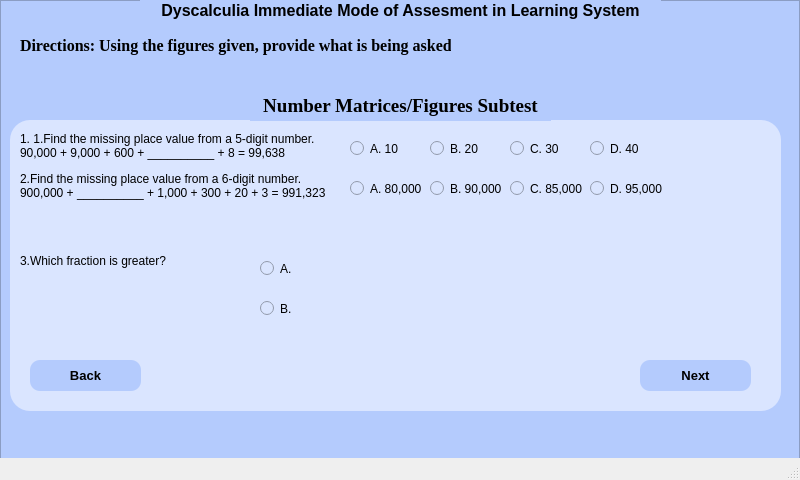
<?xml version="1.0" encoding="UTF-8"?>
<ui version="4.0">
 <class>MainWindow</class>
 <widget class="QMainWindow" name="MainWindow">
  <property name="geometry">
   <rect>
    <x>0</x>
    <y>0</y>
    <width>800</width>
    <height>480</height>
   </rect>
  </property>
  <property name="windowTitle">
   <string>MainWindow</string>
  </property>
  <widget class="QWidget" name="centralwidget">
   <widget class="QFrame" name="frame">
    <property name="geometry">
     <rect>
      <x>0</x>
      <y>0</y>
      <width>800</width>
      <height>480</height>
     </rect>
    </property>
    <property name="styleSheet">
     <string notr="true">background-color: rgb(180, 203, 253);</string>
    </property>
    <property name="frameShape">
     <enum>QFrame::StyledPanel</enum>
    </property>
    <property name="frameShadow">
     <enum>QFrame::Raised</enum>
    </property>
    <widget class="QFrame" name="frame_2">
     <property name="geometry">
      <rect>
       <x>10</x>
       <y>120</y>
       <width>771</width>
       <height>291</height>
      </rect>
     </property>
     <property name="styleSheet">
      <string notr="true">background-color: rgb(218, 229, 255);
border-radius: 20px;</string>
     </property>
     <property name="frameShape">
      <enum>QFrame::StyledPanel</enum>
     </property>
     <property name="frameShadow">
      <enum>QFrame::Raised</enum>
     </property>
     <widget class="QLabel" name="label_5">
      <property name="geometry">
       <rect>
        <x>10</x>
        <y>10</y>
        <width>741</width>
        <height>31</height>
       </rect>
      </property>
      <property name="text">
       <string>1. 1.Find the missing place value from a 5-digit number.
90,000 + 9,000 + 600 + __________ + 8 = 99,638</string>
      </property>
     </widget>
     <widget class="QLabel" name="label_6">
      <property name="geometry">
       <rect>
        <x>10</x>
        <y>50</y>
        <width>741</width>
        <height>31</height>
       </rect>
      </property>
      <property name="text">
       <string>2.Find the missing place value from a 6-digit number.
900,000 + __________ + 1,000 + 300 + 20 + 3 = 991,323</string>
      </property>
     </widget>
     <widget class="QLabel" name="label_7">
      <property name="geometry">
       <rect>
        <x>10</x>
        <y>130</y>
        <width>261</width>
        <height>21</height>
       </rect>
      </property>
      <property name="text">
       <string>3.Which fraction is greater?</string>
      </property>
     </widget>
     <widget class="QPushButton" name="pushButton_2">
      <property name="geometry">
       <rect>
        <x>630</x>
        <y>240</y>
        <width>111</width>
        <height>31</height>
       </rect>
      </property>
      <property name="font">
       <font>
        <pointsize>10</pointsize>
        <weight>75</weight>
        <bold>true</bold>
        <kerning>true</kerning>
       </font>
      </property>
      <property name="cursor">
       <cursorShape>PointingHandCursor</cursorShape>
      </property>
      <property name="acceptDrops">
       <bool>false</bool>
      </property>
      <property name="styleSheet">
       <string notr="true">background-color: rgb(180, 203, 253);
border-radius: 10px;</string>
      </property>
      <property name="text">
       <string>Next</string>
      </property>
      <property name="autoDefault">
       <bool>false</bool>
      </property>
     </widget>
     <widget class="QPushButton" name="pushButton">
      <property name="geometry">
       <rect>
        <x>20</x>
        <y>240</y>
        <width>111</width>
        <height>31</height>
       </rect>
      </property>
      <property name="font">
       <font>
        <pointsize>10</pointsize>
        <weight>75</weight>
        <bold>true</bold>
       </font>
      </property>
      <property name="cursor">
       <cursorShape>PointingHandCursor</cursorShape>
      </property>
      <property name="styleSheet">
       <string notr="true">background-color: rgb(180, 203, 253);
border-radius: 10px;</string>
      </property>
      <property name="text">
       <string>Back</string>
      </property>
     </widget>
     <widget class="QRadioButton" name="radioButton_9">
      <property name="geometry">
       <rect>
        <x>340</x>
        <y>20</y>
        <width>82</width>
        <height>17</height>
       </rect>
      </property>
      <property name="text">
       <string>A. 10</string>
      </property>
     </widget>
     <widget class="QRadioButton" name="radioButton_10">
      <property name="geometry">
       <rect>
        <x>420</x>
        <y>20</y>
        <width>82</width>
        <height>17</height>
       </rect>
      </property>
      <property name="text">
       <string>B. 20</string>
      </property>
     </widget>
     <widget class="QRadioButton" name="radioButton_11">
      <property name="geometry">
       <rect>
        <x>500</x>
        <y>20</y>
        <width>82</width>
        <height>17</height>
       </rect>
      </property>
      <property name="text">
       <string>C. 30</string>
      </property>
     </widget>
     <widget class="QRadioButton" name="radioButton_12">
      <property name="geometry">
       <rect>
        <x>580</x>
        <y>20</y>
        <width>82</width>
        <height>17</height>
       </rect>
      </property>
      <property name="text">
       <string>D. 40</string>
      </property>
     </widget>
     <widget class="QRadioButton" name="radioButton">
      <property name="geometry">
       <rect>
        <x>340</x>
        <y>60</y>
        <width>82</width>
        <height>17</height>
       </rect>
      </property>
      <property name="text">
       <string>A. 80,000</string>
      </property>
     </widget>
     <widget class="QRadioButton" name="radioButton_2">
      <property name="geometry">
       <rect>
        <x>420</x>
        <y>60</y>
        <width>82</width>
        <height>17</height>
       </rect>
      </property>
      <property name="text">
       <string>B. 90,000</string>
      </property>
     </widget>
     <widget class="QRadioButton" name="radioButton_3">
      <property name="geometry">
       <rect>
        <x>500</x>
        <y>60</y>
        <width>82</width>
        <height>17</height>
       </rect>
      </property>
      <property name="text">
       <string>C. 85,000</string>
      </property>
     </widget>
     <widget class="QRadioButton" name="radioButton_4">
      <property name="geometry">
       <rect>
        <x>580</x>
        <y>60</y>
        <width>82</width>
        <height>17</height>
       </rect>
      </property>
      <property name="text">
       <string>D. 95,000</string>
      </property>
     </widget>
     <widget class="QLabel" name="label_8">
      <property name="geometry">
       <rect>
        <x>340</x>
        <y>120</y>
        <width>351</width>
        <height>101</height>
       </rect>
      </property>
      <property name="text">
       <string/>
      </property>
      <property name="pixmap">
       <pixmap resource="../FIGURES/3.1.png">:/3.1/3.1.jpg</pixmap>
      </property>
      <property name="scaledContents">
       <bool>true</bool>
      </property>
     </widget>
     <widget class="QRadioButton" name="radioButton_5">
      <property name="geometry">
       <rect>
        <x>250</x>
        <y>140</y>
        <width>31</width>
        <height>17</height>
       </rect>
      </property>
      <property name="text">
       <string>A.</string>
      </property>
     </widget>
     <widget class="QRadioButton" name="radioButton_6">
      <property name="geometry">
       <rect>
        <x>250</x>
        <y>180</y>
        <width>82</width>
        <height>17</height>
       </rect>
      </property>
      <property name="text">
       <string>B.</string>
      </property>
     </widget>
    </widget>
    <widget class="QLabel" name="label_4">
     <property name="geometry">
      <rect>
       <x>250</x>
       <y>90</y>
       <width>301</width>
       <height>31</height>
      </rect>
     </property>
     <property name="font">
      <font>
       <family>Times New Roman</family>
       <pointsize>14</pointsize>
       <weight>75</weight>
       <bold>true</bold>
       <underline>false</underline>
      </font>
     </property>
     <property name="mouseTracking">
      <bool>false</bool>
     </property>
     <property name="text">
      <string>Number Matrices/Figures Subtest</string>
     </property>
     <property name="alignment">
      <set>Qt::AlignCenter</set>
     </property>
    </widget>
    <widget class="QLabel" name="label">
     <property name="geometry">
      <rect>
       <x>140</x>
       <y>0</y>
       <width>521</width>
       <height>20</height>
      </rect>
     </property>
     <property name="font">
      <font>
       <pointsize>12</pointsize>
       <weight>75</weight>
       <bold>true</bold>
       <underline>false</underline>
      </font>
     </property>
     <property name="text">
      <string>Dyscalculia Immediate Mode of Assesment in Learning System</string>
     </property>
     <property name="alignment">
      <set>Qt::AlignCenter</set>
     </property>
     <property name="wordWrap">
      <bool>false</bool>
     </property>
    </widget>
    <widget class="QLabel" name="label_3">
     <property name="geometry">
      <rect>
       <x>20</x>
       <y>30</y>
       <width>431</width>
       <height>31</height>
      </rect>
     </property>
     <property name="font">
      <font>
       <family>Times New Roman</family>
       <pointsize>12</pointsize>
       <weight>75</weight>
       <bold>true</bold>
       <underline>false</underline>
      </font>
     </property>
     <property name="mouseTracking">
      <bool>false</bool>
     </property>
     <property name="text">
      <string>Directions: Using the figures given, provide what is being asked.</string>
     </property>
    </widget>
   </widget>
  </widget>
  <widget class="QMenuBar" name="menubar">
   <property name="geometry">
    <rect>
     <x>0</x>
     <y>0</y>
     <width>800</width>
     <height>21</height>
    </rect>
   </property>
  </widget>
  <widget class="QStatusBar" name="statusbar"/>
 </widget>
 <resources>
  <include location="../FIGURES/3.1.png"/>
 </resources>
 <connections/>
</ui>
